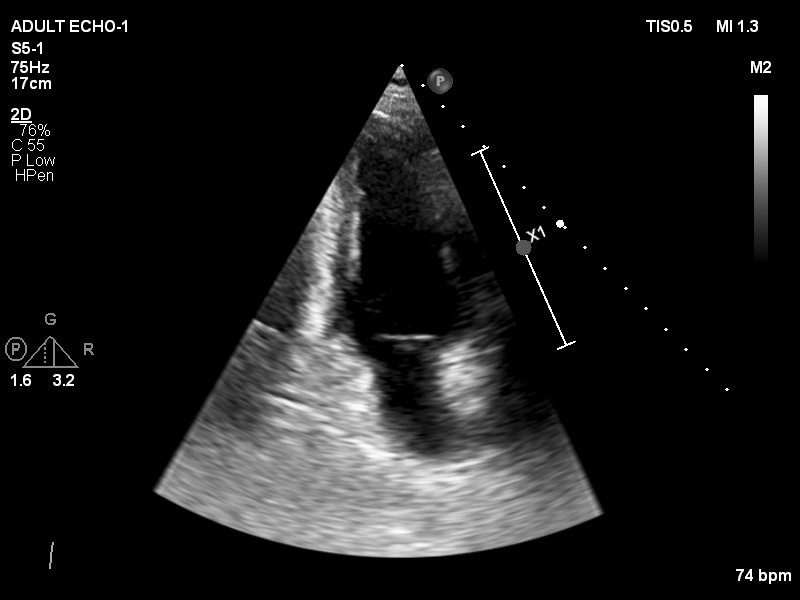
#> input picture CODE/save/IM_0013_1.jpg, 800 x 600 px
$ jupyter execute --allow-errors main.ipynb   (shell and % lines are left out)   (text cells are left out)
#> lines starting #> are read from the running program, lines starting #| are printed output that depends on the picture; after the words box and inside, x2 and y2 are one past the last pixel; in counts of white or black regions, pixels touching at a corner belong together; pictures that were not available may be replaced by others from this repository, and a replacement may not be noted
### CODE/helper.py
import os
import numpy as np
from  pathlib import Path
import pydicom, cv2
import matplotlib.pyplot as plt

root = Path(os.getcwd())
data = root / "data"
videos, frCnt = {}, 0

def selectFrames(image_files, start=0, frNum=-1):
    global videos, frCnt
    numVideos = len(image_files)
    frCnt = [0] * len(image_files)
    for i, file in enumerate(image_files):
        im = pydicom.dcmread(file)
        videos[file] = im.pixel_array
        frCnt[i] = videos[file].shape[0]

    minCnt = 10000
    for i in range(numVideos):  minCnt = frCnt[i] if  frCnt[i] < minCnt else minCnt
    if frNum == -1 or frNum >= minCnt: frNum =  minCnt

    fig = plt.figure(0)
    plt.set_cmap('gray')
    plt.get_current_fig_manager().window.showMaximized()
    rc, cc = 1, 1
    if numVideos > 1 and numVideos <= 3: cc = 3
    if numVideos > 3: rc, cc = 2, 3
    if numVideos > 6:   return 0 # do not display
    for i in range(start, frNum, 2):
        for j in range(numVideos):
            plt.subplot(rc, cc, j+1), plt.imshow(videos[image_files[j]][i][:,:,0])
        ans = plt.waitforbuttonpress(10)
        plt.clf()
        if ans == False: break
    plt.close()
    return i

# [37 lines left out: functions save_images, read_image, not called in this run]


def find_files():
    image_paths = []
    for file in os.listdir(data):
        if file.endswith('.txt'):
            continue
        image_paths.append(str(data / file))
    return image_paths

### CODE/main.ipynb
[cell 1]
from AdjustBoundary import adjustContour
from helper import find_files, read_image, selectFrames, save_images
import numpy as np
import cv2
import matplotlib.pyplot as plt
import pydicom
import os
import matplotlib
matplotlib.use('Qt5Agg')

image_files = find_files()
frNum = int(input('Enter frame number: '))
#> the answer given: 3
selectFrames(image_files, frNum-1, frNum)   # Show the selected frames of all the images
i = 0
crop = 30

while i < len(image_files):
    ctr = None
    name = image_files[i].split(".")[0]
    c_save = name + "_inx.txt"

    if os.path.isfile(c_save):           ctr = np.loadtxt(c_save)
    im = read_image(image_files[i], frNum)
    im = im[crop:-crop,crop:-crop]

    exit_mode = adjustContour(im, ctr, im.shape, crop, c_save)
    save_images(image_files[i], frNum)
    if exit_mode == 'exit':                 break
    if exit_mode == 'previous':             i = i - 1
    if exit_mode == 'next':                 i = i + 1
    if exit_mode == 'done':                 pass
    i += 1

[cell 2]
import cv2

src = cv2.imread("save/IM_0013_1.jpg", cv2.IMREAD_GRAYSCALE);
#> src is the input picture: shape (600, 800); min 0, max 255, mean 26.1
th, dst = cv2.threshold(src, 0, 255, cv2.THRESH_BINARY);
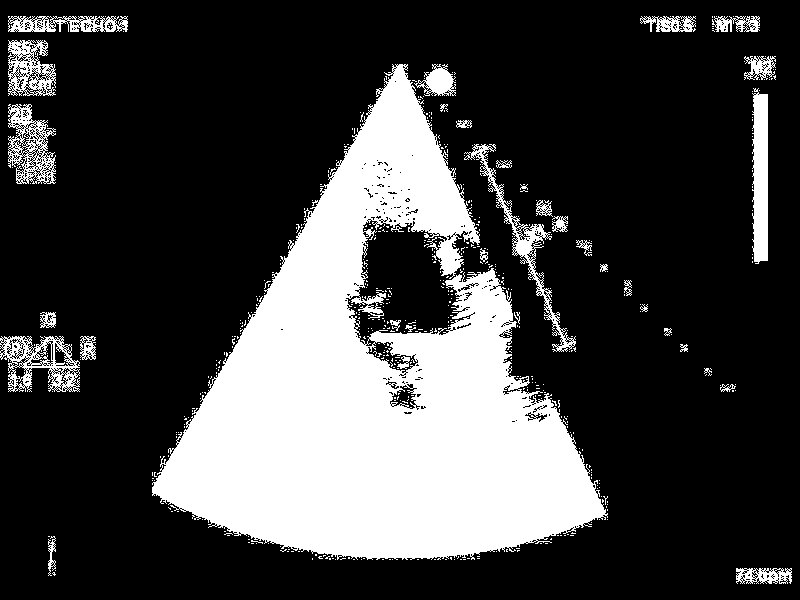
#> dst: shape (600, 800); 25.5% white; 509 white regions (475 under 20 px)
cv2.imwrite("opencv-threshold-example.jpg", dst);

# # Thresholding with maxValue set to 128
#th, dst = cv2.threshold(src, 0, 128, cv2.THRESH_BINARY);
#cv2.imwrite("opencv-thresh-binary-maxval.jpg", dst);

# th, dst = cv2.threshold(src,127,255, cv2.THRESH_BINARY);
# cv2.imwrite("opencv-thresh-binary.jpg", dst);

# th, dst = cv2.threshold(src,127,255, cv2.THRESH_BINARY_INV);
# cv2.imwrite("opencv-thresh-binary-inv.jpg", dst);

# th, dst = cv2.threshold(src,127,255, cv2.THRESH_TRUNC);
# cv2.imwrite("opencv-thresh-trunc.jpg", dst);

# th, dst = cv2.threshold(src,127,255, cv2.THRESH_TOZERO);
# cv2.imwrite("opencv-thresh-tozero.jpg", dst);

# th, dst = cv2.threshold(src,127,255, cv2.THRESH_TOZERO_INV);
# cv2.imwrite("opencv-thresh-to-zero-inv.jpg", dst);

[cell 3]
# detect the contours on the binary image using cv2.CHAIN_APPROX_NONE
contours, hierarchy = cv2.findContours(image=dst, mode=cv2.RETR_TREE, method=cv2.CHAIN_APPROX_NONE)
#> contours = 2791 contours, 2709 with area under 20; largest, box (x1, y1, x2, y2) and area: (152, 64, 608, 560) 105628, (0, 336, 80, 392) 2956, (8, 104, 56, 184) 2477, (752, 88, 768, 264) 2234, (464, 144, 576, 352) 2110

# draw contours on the original image
image_copy = dst.copy()
#> (the rest of this cell did not finish here and is left out)

[cell 4]
src = cv2.imread("opencv-threshold-example.jpg")
#> src: shape (600, 800, 3); min 0, max 255, mean 64.9
#> (the rest of this cell did not finish here and is left out)

[cell 5]
import csv
def find_centroid(filepath):
    xes = []
    ys = []
    with open(filepath) as f:
         for line in f:
             x, y = map(float,line.split())
             xes.append(x)
             ys.append(y)
    x_cent=int(sum(xes)/len(xes))
    y_cent=int(sum(ys)/len(ys))
    #print(x_cent*3.14)
    #print(y_cent*3.22)
    return (int(x_cent*3.14),int(y_cent*3.22))

[cell 6]
import operator
def cal_index(contours):
    area={}
    ind=[]
    c=[]
    for i,x in enumerate(contours):
        area[i]=cv2.contourArea(x)
    desc_area=sorted(area.items(),key=operator.itemgetter(1),reverse=True)
    de=desc_area[:6]
    for i in range(len(de)):
        ind.append(de[i][0])
    for i in ind:
        c.append(contours[i])
    print(ind)
    for x in range(len(ind)-1,-1,-1):
        if cv2.pointPolygonTest(contours[ind[x]], find_centroid('data/IM_0008-01_inx.txt'), False) == 1.0:
            print(x)
            return ind[x]

[cell 7]
import cv2
src = cv2.imread("save/IM_0008_1.jpg", cv2.IMREAD_GRAYSCALE);
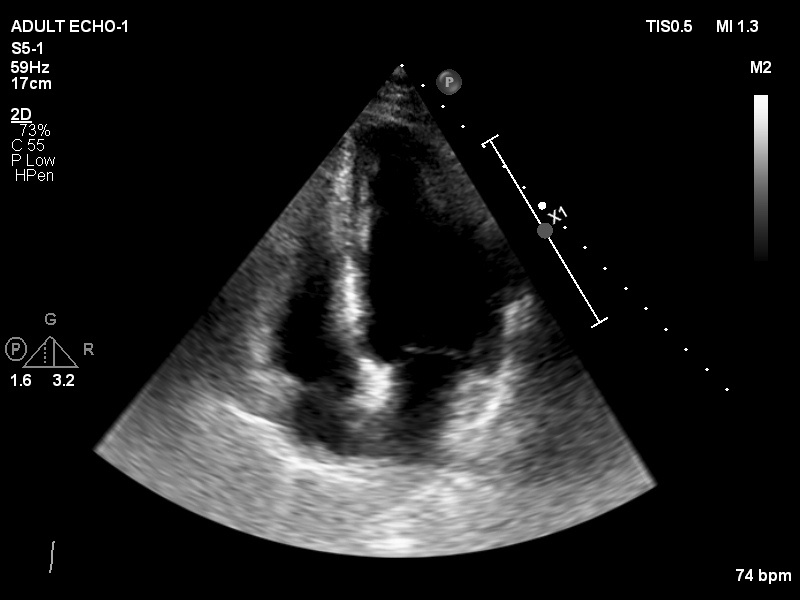
#> input picture CODE/save/IM_0008_1.jpg, 800 x 600 px
#> src is the input picture: shape (600, 800); min 0, max 255, mean 29.9
th, dst = cv2.threshold(src, 0, 255, cv2.THRESH_BINARY);
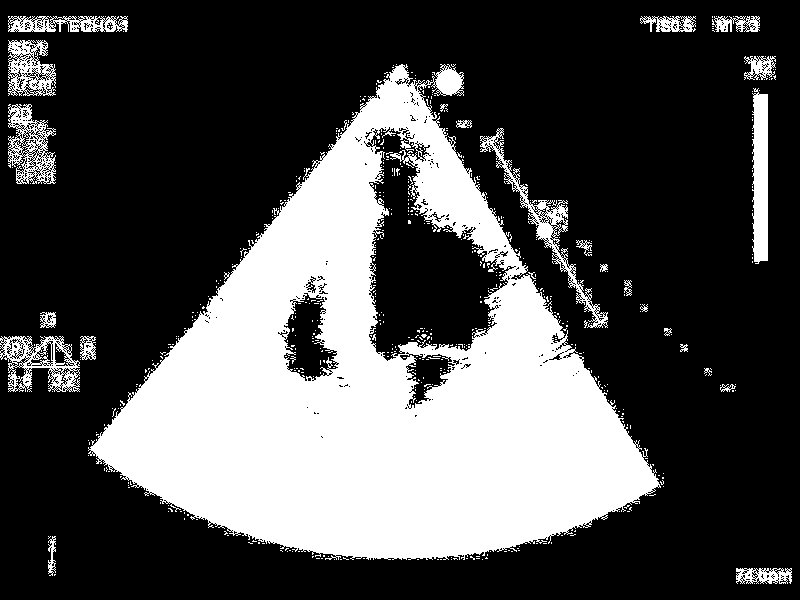
#> dst: shape (600, 800); 30.6% white; 529 white regions (504 under 20 px)
cv2.imwrite("opencv-threshold-example.jpg", dst);
contours, hierarchy = cv2.findContours(image=dst, mode=cv2.RETR_TREE, method=cv2.CHAIN_APPROX_NONE)
#> contours = 2924 contours, 2848 with area under 20; largest, box (x1, y1, x2, y2) and area: (88, 64, 661, 560) 151444, (368, 126, 510, 362) 17588, (0, 336, 80, 392) 2956, (283, 292, 339, 382) 2906, (480, 128, 608, 328) 2558
contours1=contours
#> contours1 has the same summary as contours
image_copy = cv2.imread("opencv-threshold-example.jpg")
#> image_copy: shape (600, 800, 3); min 0, max 255, mean 77.9
#> (the rest of this cell did not finish here and is left out)

#> the loop in cal_index, `for i,x in enumerate(contours):` made 2924 passes
#> x on passes 1, 2, 5: [[754, 583]], [[54, 574], [54, 575], [55, 574]], [[749, 582], [750, 581], [751, 582], [750, 583]]
#> after the loop in cal_index, `for i,x in enumerate(contours):`: area = 2924 items
#> in cal_index, `desc_area=sorted(area.items(),key=operator.itemgetter(1),reverse=True)`: desc_area = 2924 pairs, first value 0 to 2923, second value 0 to 151444.5
#> in cal_index, `de=desc_area[:6]`: de = [(1560, 151444.5), (2051, 17588), (279, 2956.5), (1806, 2905.5), (780, 2558.5), (1136, 2468)]
#> the loop in cal_index, `for i in range(len(de)):` made 6 passes
#> after the loop in cal_index, `for i in range(len(de)):`: ind = [1560, 2051, 279, 1806, 780, 1136]
#> the loop in cal_index, `for i in ind:` made 6 passes
#> i on passes 1 to 6: 1560, 2051, 279, 1806, 780, 1136
#> after the loop in cal_index, `for i in ind:`: c = 6 contours; box (x1, y1, x2, y2) and area: (88, 64, 661, 560) 151444, (368, 126, 510, 362) 17588, (0, 336, 80, 392) 2956, (283, 292, 339, 382) 2906, (480, 128, 608, 328) 2558, (8, 104, 56, 184) 2468
#| [1560, 2051, 279, 1806, 780, 1136]
#> the loop in cal_index, `for x in range(len(ind)-1,-1,-1):` made 5 passes; (reads CODE/data/IM_0008-01_inx.txt from the repository)
#> x on passes 1, 2, 4, 5: 5, 4, 2, 1
#| 1
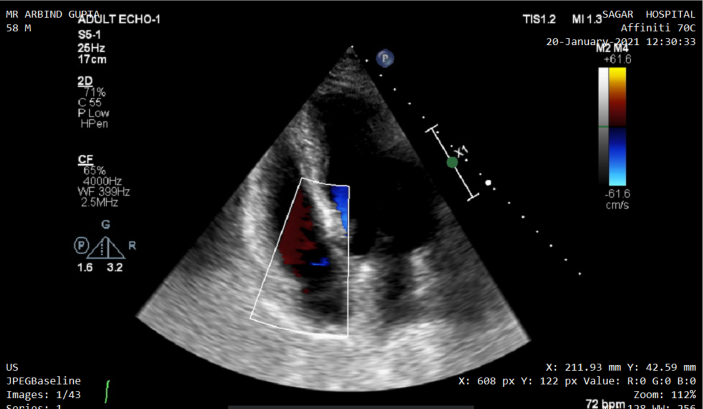
#> input picture CODE/save/img_12.png, 1405 x 817 px, given in place of mov-series-008.avi, which was not available (shown at 1/2 size)
#> further down, frame is the input picture: shape (817, 1405, 3); mean B, G, R 29.1, 28.8, 29
cv2.imshow('None approximation', image_copy)
cv2.waitKey(0)
cv2.imwrite('contours_none_image1.jpg', image_copy)
cv2.destroyAllWindows()

[cell 8]
def image_manipulation(src):
    cv2.imwrite("opencv-original-example.jpg",src)
    (th, dst) = cv2.threshold(src, 0, 255, cv2.THRESH_BINARY);
    cv2.imwrite("opencv-threshold-example.jpg", dst);
    contours, hierarchy = cv2.findContours(image=dst, mode=cv2.RETR_TREE, method=cv2.CHAIN_APPROX_NONE)
    image_copy = cv2.imread("opencv-original-example.jpg")
    cv2.drawContours(image=image_copy, contours=contours[cal_index(contours)], contourIdx=-1, color=(0, 255, 0), thickness=2, lineType=cv2.LINE_AA)
    cv2.imwrite('contours_none_image1.jpg', image_copy)
    return image_copy

[cell 9]
import time
import cv2
cap=cv2.VideoCapture('mov-series-008.avi')
#> (the rest of this cell did not finish here and is left out)

#> in image_manipulation, `(th, dst) = cv2.threshold(src, 0, 255, cv2.THRESH_BINARY);`:
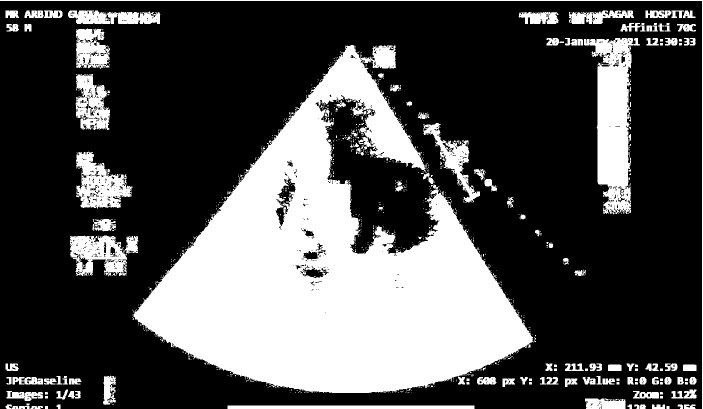
#> dst: shape (817, 1405) (shown at 1/2 size); 30.3% white; 897 white regions (745 under 20 px)
#> in image_manipulation, `contours, hierarchy = cv2.findContours(image=dst, mode=cv2.RETR_TREE, ..`: contours = 2016 contours, 1780 with area under 20; largest, box (x1, y1, x2, y2) and area: (267, 90, 1068, 786) 262162, (1168, 76, 1280, 429) 20694, (152, 303, 265, 417) 7222, (140, 471, 277, 553) 7166, (151, 148, 220, 260) 5114
#> the loop in cal_index (call 2), `for i,x in enumerate(contours):` made 2016 passes
#> x on passes 18, 21, 22: [[1241, 798], [1241, 799]], [[1181, 815], [1182, 814], [1183, 815], [1182, 816]], [[1181, 811], [1182, 810], [1183, 811], [1182, 812]]
#> the loop in cal_index (call 2), `for i in range(len(de)):` made 6 passes
#> the loop in cal_index (call 2), `for i in ind:` made 6 passes
#> i on passes 1 to 6: 1386, 1664, 839, 406, 1240, 1055
#> after the loop in cal_index (call 2), `for i in ind:`: c = 6 contours; box (x1, y1, x2, y2) and area: (267, 90, 1068, 786) 262162, (1168, 76, 1280, 429) 20694, (152, 303, 265, 417) 7222, (140, 471, 277, 553) 7166, (151, 148, 220, 260) 5114, (847, 246, 960, 405) 4168
#| [1386, 1664, 839, 406, 1240, 1055]
#> the loop in cal_index (call 2), `for x in range(len(ind)-1,-1,-1):` made 6 passes
    cv2.imshow('Original', frame)
    time.sleep(0.05)
    key=cv2.waitKey(1)
    if key==27:
        break
cap.release()
cv2.destroyAllWindows()

[cell 10]
import numpy as np
import cv2
from matplotlib import pyplot as plt
from PIL import Image, ImageFilter
image = cv2.imread('opencv-threshold-example.jpg') # reads the image
#> image: shape (817, 1405, 3); min 0, max 255, mean 77.3
image = cv2.cvtColor(image, cv2.COLOR_BGR2HSV) # convert to HSV
#> image: shape (817, 1405, 3); mean H, S, V 0, 0, 77.3
figure_size = 9 # the dimension of the x and y axis of the kernal.
new_image = cv2.blur(image,(figure_size, figure_size))
#> new_image: shape (817, 1405, 3); mean H, S, V 0, 0, 77.1
plt.figure(figsize=(11,6))
plt.subplot(121), plt.imshow(cv2.cvtColor(image, cv2.COLOR_HSV2RGB)),plt.title('Original')
plt.xticks([]), plt.yticks([])
plt.subplot(122), plt.imshow(cv2.cvtColor(new_image, cv2.COLOR_HSV2RGB)),plt.title('Mean filter')
plt.xticks([]), plt.yticks([])
plt.show()
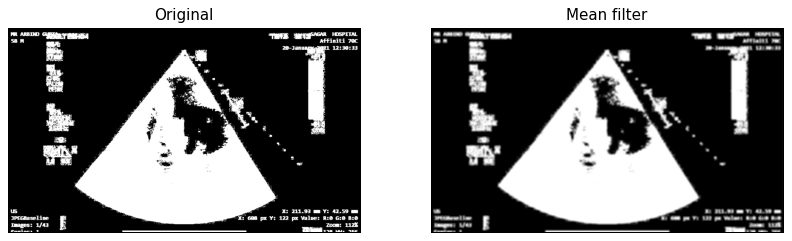
#> figure drawn by matplotlib, 2 panels

[cell 11]
import cv2

src = cv2.imread("save/IM_0008_1.jpg");
src = cv2.cvtColor(src, cv2.COLOR_BGR2HSV)
#> src: shape (600, 800, 3); mean H, S, V 0, 0, 29.9
src = cv2.blur(src,(2,2))
#> src: shape (600, 800, 3); mean H, S, V 0, 0, 30
src=cv2.cvtColor(src, cv2.COLOR_HSV2RGB)
src=cv2.cvtColor(src, cv2.COLOR_RGB2GRAY)
#> src: shape (600, 800)
th, dst = cv2.threshold(src, 0, 255, cv2.THRESH_BINARY);
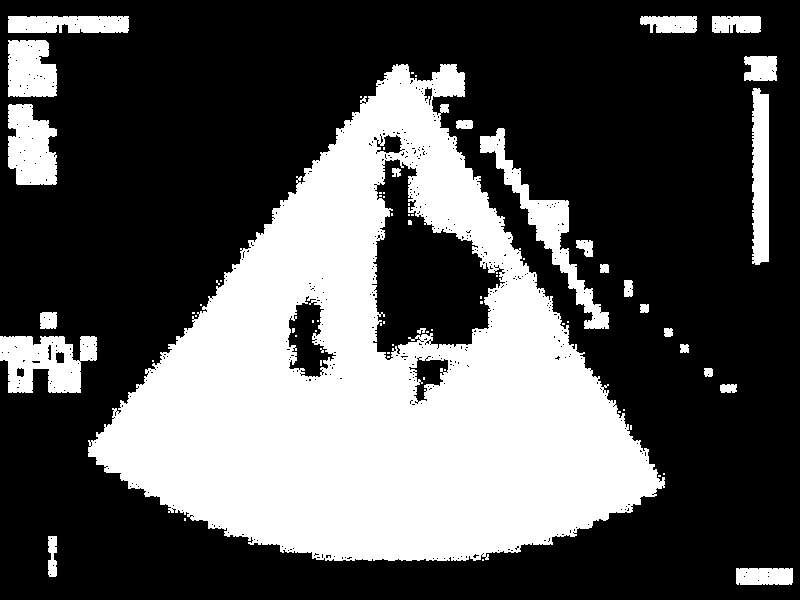
#> dst: shape (600, 800); 34.1% white; 73 white regions (49 under 20 px)

cv2.imwrite("opencv-threshold-example.jpg", dst);
contours, hierarchy = cv2.findContours(image=dst, mode=cv2.RETR_TREE, method=cv2.CHAIN_APPROX_NONE)
#> contours = 625 contours, 593 with area under 20; largest, box (x1, y1, x2, y2) and area: (88, 64, 665, 561) 156734, (371, 158, 506, 361) 14423, (480, 128, 609, 329) 3858, (0, 336, 97, 393) 3844, (8, 104, 57, 185) 3014
image_copy = cv2.imread("opencv-threshold-example.jpg")
#> image_copy: shape (600, 800, 3); min 0, max 255, mean 87
#> (the rest of this cell did not finish here and is left out)

[cell 12]
import csv
def find_centroid(filepath):
    xes = []
    ys = []
    with open(filepath) as f:
         for line in f:
             x, y = map(float,line.split())
             xes.append(x)
             ys.append(y)
    x_cent=int(sum(xes)/len(xes))
    y_cent=int(sum(ys)/len(ys))
    #print(x_cent*3.14)
    #print(y_cent*3.22)
    return (int(x_cent),int(y_cent))

[cell 13]
img=cv2.imread('save/IM_0008_1.jpg')
img = cv2.circle(img, find_centroid('data/IM_0008-01_inx.txt'), 5, (0,255,0), 10)
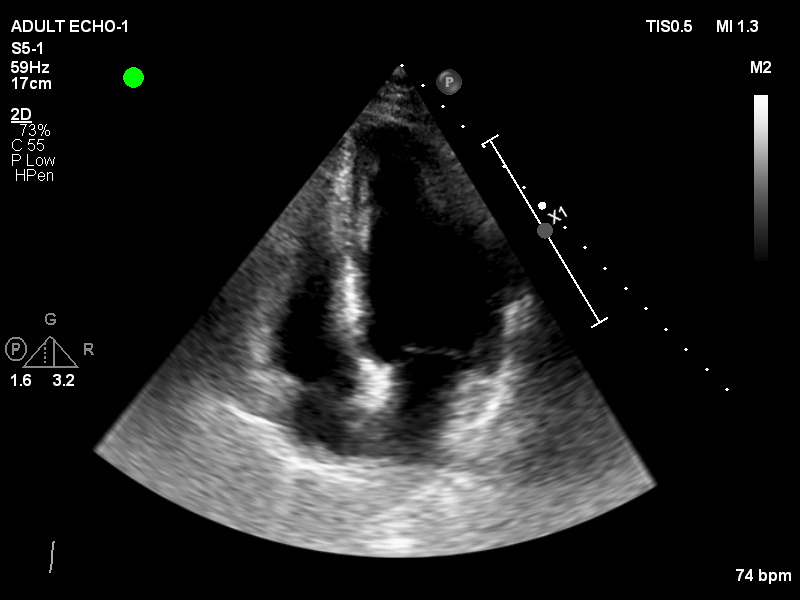
#> img: shape (600, 800, 3); 0.07% of pixels changed, all inside (x1, y1, x2, y2) = (123, 67, 144, 88)
cv2.imshow('Nosdfs', img)
cv2.waitKey(0)
cv2.destroyAllWindows()

[cell 14]
import cv2

# function to display the coordinates of
# of the points clicked on the image
# [35 lines left out: function click_event, not called in this run]

# driver function
if __name__=="__main__":

    # reading the image
    img = cv2.imread('save/IM_0003_1.jpg', 1)

    # displaying the image
    cv2.imshow('image', img)

    # setting mouse handler for the image
    # and calling the click_event() function
    cv2.setMouseCallback('image', click_event)

    # wait for a key to be pressed to exit
    cv2.waitKey(0)

    # close the window
    cv2.destroyAllWindows()

[cell 15]
# [10 lines left out: function centroid, not called in this run]

[cell 16]
def near_centroid(centroid,contours):
    a=[x for x in range(0,len(contours))]
    diff=100000000
    d=0
    for i,x in zip(a,contours):
        odd_i = []
        even_i = []
        st=x.reshape(-1)
        for i in range(0, len(st)):
            if i % 2:
                even_i.append(st[i])
            else :
                odd_i.append(x.reshape(-1)[i])
        xcord=sum(odd_i)/len(odd_i)
        ycord=sum(even_i)/len(even_i)
        total=abs((xcord*3.12)-centroid[0])+abs((ycord*3.22)-centroid[1])
        #print(total)
        if total<diff:
            diff=total
            d=i
    return d

[cell 17]
a=[x for x in range(0,len(contours))]
#> a = 625 values from 0 to 624
#> (the rest of this cell did not finish here and is left out)

[cell 18]
print(near_centroid((418,248),contours))
#> the loop in near_centroid, `for i,x in zip(a,contours):` made 625 passes
#> (st, xcord, ycord, total, diff, d) on passes 2, 4, 6, 7, 11, 12, 21: ([757, 580, 758, 579, 759, 580, 758, 581], 758, 580, 3566.6, 3566.6, 7), ([743, 576, 744, 575, 745, 576, 744, 577], 744, 576, 3510, 3510, 7), ([745, 572, 746, 571, 747, 572, 746, 573], 746, 572, 3503.4, 3503.4, 7), ([482, 559, 482, 560, 483, 560, 483, 559], 482.5, 559.5, 2641, 2641, 7), ([50, 538, 51, 537, 52, 538, 51, 539], 51, 538, 1743.2, 1743.2, 7), ([184, 518, 184, 519, 184, 520, 185, 520, 185, 519, 185, 518], 184.5, 519, 1580.8, 1580.8, 11), ([152, 360, 152, 361, 153, 361, 153, 360], 152.5, 360.5, 970.6, 970.6, 7)
#> (xcord, ycord, total, diff, d) on passes 1, 8, 61, 65, 66, 98: (763.6, 576, 3571.2, 3571.2, 287), (52.07, 555.4, 1796, 1796, 203), (200.5, 304.5, 940.1, 940.1, 7), (220.5, 280.5, 925.2, 925.2, 7), (217.3, 282.1, 920.4, 920.4, 23), (30.84, 144.9, 540.4, 540.4, 553)
#> after the loop in near_centroid, `for i,x in zip(a,contours):`: d = 7; diff = 233.4

[cell 19]
contours[0].reshape(-1)
#> Out = 288 values, max 792 at index 148, min 568 at index 1, mean 669.8

[cell 20]
contours[1].reshape(-1)
#> Out = [757, 580, 758, 579, 759, 580, 758, 581]

[cell 21]
odd_i = []
#> odd_i = []
even_i = []
for i in range(0, len(contours[1].reshape(-1))):
    if i % 2:
        even_i.append(contours[1].reshape(-1)[i])
    else :
        odd_i.append(contours[1].reshape(-1)[i])
#> this loop made 8 passes
#> after the loop, even_i = [580, 579, 580, 581]; odd_i = [757, 758, 759, 758]
odd_i
#> Out = [757, 758, 759, 758]

[cell 22]
sum(even_i)/len(even_i)
#> Out = 580

[cell 23]
even_i
#> Out = [580, 579, 580, 581]
